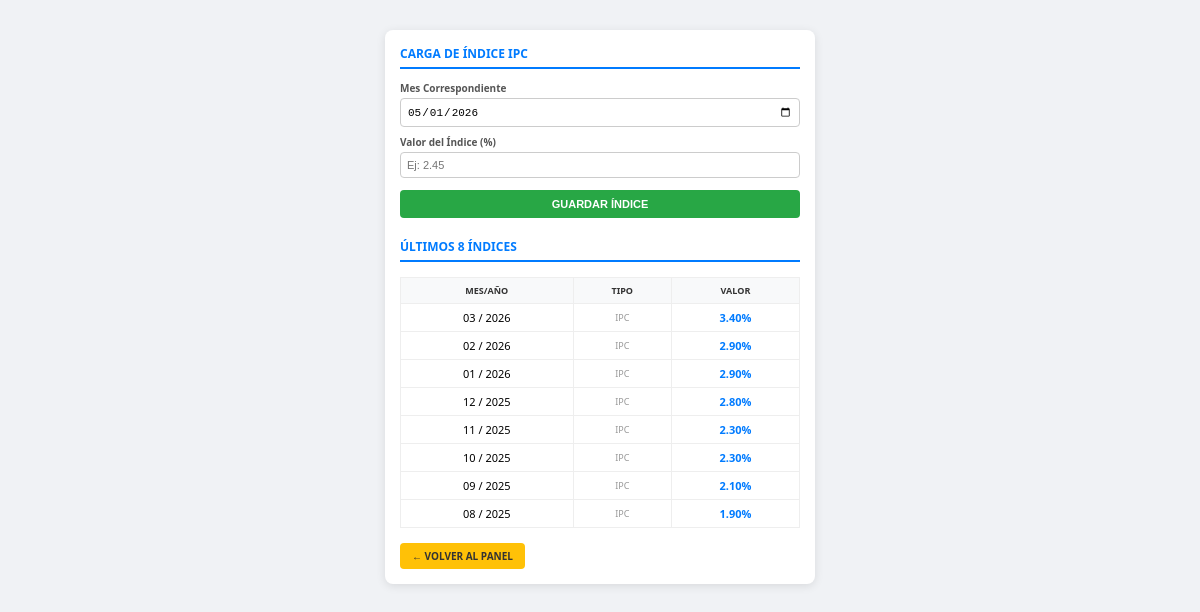
The app's page /abm_indices.php (signed in) with its own data.
### tables this page shows
CREATE TABLE `indices` (
  `id` int(11) NOT NULL AUTO_INCREMENT,
  `fecha` date NOT NULL,
  `valor` decimal(10,4) NOT NULL,
  `tipo` varchar(20) NOT NULL,
  `fecha_registro` timestamp NOT NULL DEFAULT current_timestamp(),
  `acceso_creador_id` int(11) NOT NULL DEFAULT 0 COMMENT '0=principal',
  PRIMARY KEY (`id`),
  UNIQUE KEY `fecha` (`fecha`,`tipo`)
);

### helpers_tenant_inmobiliaria.php (called while the page is built, shortened)
<?php
if (!function_exists('tenant_inmob_usuario_es_cuenta_ambito_sofia')) {
    function tenant_inmob_usuario_es_cuenta_ambito_sofia(string $usuario_acceso): bool
    {
        $u = trim($usuario_acceso);
        return strcasecmp($u, 'sofia') === 0 || strcasecmp($u, 'sofiacel') === 0;
    }
}
if (!function_exists('tenant_inmob_es_sofia')) {
    function tenant_inmob_es_sofia(): bool
    {
        if (isset($_SESSION['tenant_es_sofia'])) {
            return (int) $_SESSION['tenant_es_sofia'] === 1;
        }
        $u = trim((string) ($_SESSION['acceso_usuario'] ?? ''));
        return tenant_inmob_usuario_es_cuenta_ambito_sofia($u);
    }
    function tenant_inmob_id_acceso_sofia_bd($conexion): int
    {
        static $id = null;
        $r = mysqli_query($conexion, "SELECT id FROM accesos WHERE LOWER(TRIM(usuario)) = 'sofia' LIMIT 1");
        if ($r && $row = mysqli_fetch_assoc($r)) {
            $id = (int) $row['id'];
        } else {
            $id = 0;
        }
        return $id;
    }
    function tenant_inmob_id_acceso_sofia_efectivo($conexion): int
    {
        $sid = tenant_inmob_id_acceso_sofia_bd($conexion);
        return $sid > 0 ? $sid : 0;
    }
    function tenant_inmob_indices_acceso_creador_valor($conexion): int
    {
        if (!tenant_inmob_es_sofia()) {
            return 0;
        }
        return tenant_inmob_id_acceso_sofia_efectivo($conexion);
    }
}

### abm_indices.php (the view, shortened to what this page needs)
<?php
include 'verificar_sesion.php';
require_once __DIR__ . '/helpers_tenant_inmobiliaria.php';
$idx_acceso = tenant_inmob_indices_acceso_creador_valor($conexion);
$res = mysqli_query($conexion, "SELECT * FROM indices WHERE acceso_creador_id = $idx_acceso ORDER BY fecha DESC LIMIT 8");
?>
<!DOCTYPE html>
<html lang="es">
<head>
</head>
<body>
<div class="caja">
    <h3>Carga de Índice IPC</h3>
    <form method="POST" class="form-nav-enter" autocomplete="off">
        <label>Mes Correspondiente</label>
        <input type="date" name="fecha" required value="<?= date('Y-m-01') ?>">
        <label>Valor del Índice (%)</label>
        <input type="number" step="0.0001" name="valor" placeholder="Ej: 2.45" required>
        <button type="submit" name="guardar_indice" class="btn-guardar">Guardar Índice</button>
    </form>
    <h3 style="margin-top: 20px;">Últimos 8 Índices</h3>
    <table>
        <thead>
            <tr>
                <th>Mes/Año</th>
                <th>Tipo</th>
                <th>Valor</th>
            </tr>
        </thead>
        <tbody>
            <?php if(mysqli_num_rows($res) > 0): ?>
                <?php while($row = mysqli_fetch_assoc($res)): ?>
                <tr>
                    <td><?= date('m / Y', strtotime($row['fecha'])) ?></td>
                    <td style="color: #999; font-size: 9px;"><?= $row['tipo'] ?></td>
                    <td class="valor-negrita"><?= number_format($row['valor'], 2) ?>%</td>
                </tr>
                <?php endwhile; ?>
            <?php else: ?>
                <tr><td colspan="3" style="color: #ccc; padding: 20px;">No hay datos cargados</td></tr>
            <?php endif; ?>
        </tbody>
    </table>
    <a href="index.php" class="volver">← VOLVER AL PANEL</a>
</div>
</body>
</html>

### abm_indices.php (style rules this page uses)
body { font-family: 'Segoe UI', sans-serif; background: #f0f2f5; padding: 10px; margin: 0; }
.caja { background: white; padding: 15px; border-radius: 8px; width: 400px; margin: 20px auto; box-shadow: 0 2px 10px rgba(0,0,0,0.1); }
h3 { color: #007bff; border-bottom: 2px solid #007bff; padding-bottom: 5px; text-transform: uppercase; font-size: 12px; margin-top: 0; }
label { display: block; font-size: 10px; font-weight: bold; margin: 8px 0 3px; color: #555; }
input { width: 100%; padding: 6px; box-sizing: border-box; border: 1px solid #ccc; border-radius: 4px; font-size: 11px; }
.btn-guardar { background: #28a745; color: white; border: none; padding: 8px; width: 100%; margin-top: 12px; cursor: pointer; font-weight: bold; border-radius: 4px; text-transform: uppercase; font-size: 11px; }
table { width: 100%; margin-top: 15px; border-collapse: collapse; font-size: 11px; }
table th, table td { border: 1px solid #eee; padding: 6px; text-align: center; }
table th { background: #f8f9fa; color: #333; font-size: 9px; text-transform: uppercase; }
.valor-negrita { font-weight: bold; color: #007bff; }
.volver { display: inline-block; margin-top: 15px; padding: 6px 12px; text-decoration: none; background: #ffc107; color: #333; font-size: 10px; font-weight: bold; text-align: center; border-radius: 4px; }

### records on screen
indices: fecha "03 / 2026", tipo "IPC", valor "3.40"
indices: fecha "02 / 2026", tipo "IPC", valor "2.90"
indices: fecha "01 / 2026", tipo "IPC", valor "2.90"
indices: fecha "12 / 2025", tipo "IPC", valor "2.80"
indices: fecha "11 / 2025", tipo "IPC", valor "2.30"
indices: fecha "10 / 2025", tipo "IPC", valor "2.30"
indices: fecha "09 / 2025", tipo "IPC", valor "2.10"
indices: fecha "08 / 2025", tipo "IPC", valor "1.90"
